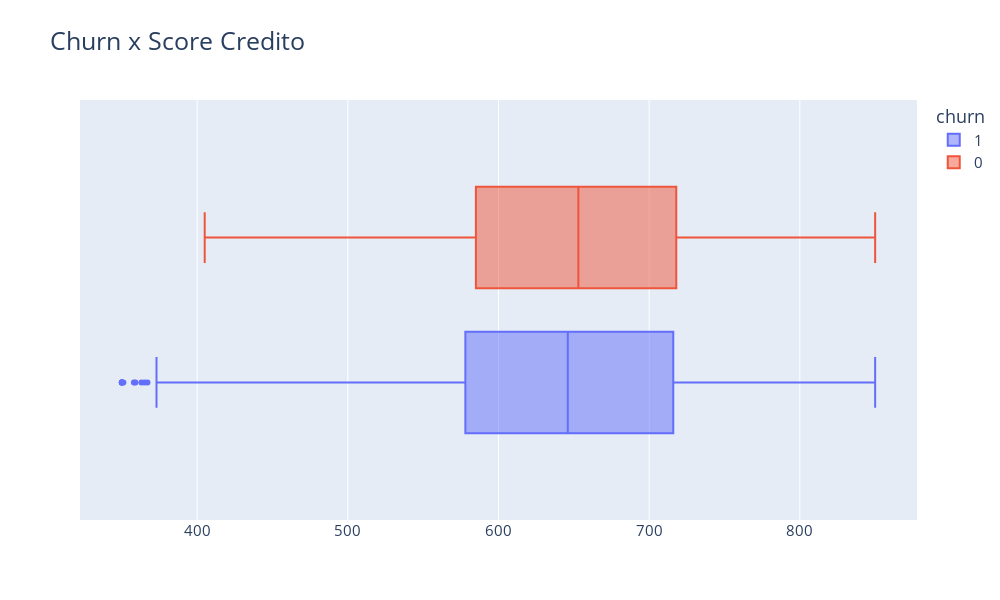

The cell this chart's notebook holds for it:
### Markdown cell above
px.box(dados, x = 'score_credito', color = 'churn')
px.box(dados, x = 'idade', color = 'churn')
px.box(dados, x = 'anos_de_cliente', color = 'churn')
px.box(dados, x = 'saldo', color = 'churn')
px.box(dados, x = 'servicos_adquiridos', color = 'churn')
px.box(dados, x = 'salario_estimado', color = 'churn')

### Code cell
#Grafico x Score Credito
fig = px.box(dados, x = 'score_credito', color = 'churn',title='Churn x Score Credito ')

fig.update_layout(title_font_size=25,height=600, width=1000,
                  font_size=15,bargap=0.15,xaxis_title=None)

fig.show()

### Figure 1 — Plotly figure (JSON) as saved in the notebook; plotly's stock layout.template omitted (floating-point values rounded to 4 significant figures; data arrays with more than 128 entries replaced by an {"elided": "..."} marker saying what was removed)
{"data": [{"alignmentgroup": "True", "hovertemplate": "churn=1<br>score_credito=%{x}<extra></extra>", "legendgroup": "1", "marker": {"color": "#636efa"}, "name": "1", "notched": false, "offsetgroup": "1", "orientation": "h", "showlegend": true, "type": "box", "x": {"elided": "2037 int values"}, "x0": " ", "xaxis": "x", "y0": " ", "yaxis": "y"}, {"alignmentgroup": "True", "hovertemplate": "churn=0<br>score_credito=%{x}<extra></extra>", "legendgroup": "0", "marker": {"color": "#EF553B"}, "name": "0", "notched": false, "offsetgroup": "0", "orientation": "h", "showlegend": true, "type": "box", "x": {"elided": "7963 int values"}, "x0": " ", "xaxis": "x", "y0": " ", "yaxis": "y"}], "layout": {"bargap": 0.15, "boxmode": "group", "font": {"size": 15}, "height": 600, "legend": {"title": {"text": "churn"}, "tracegroupgap": 0}, "title": {"font": {"size": 25}, "text": "Churn x Score Credito "}, "width": 1000, "xaxis": {"anchor": "y", "domain": [0, 1], "title": {}}, "yaxis": {"anchor": "x", "domain": [0, 1]}}}
